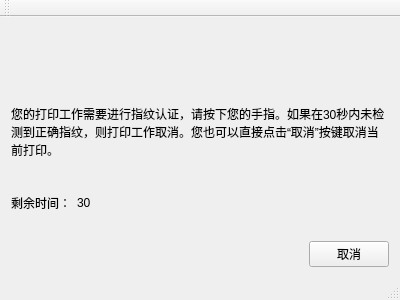
<?xml version="1.0" encoding="UTF-8"?>
<ui version="4.0">
 <class>MainWindow</class>
 <widget class="QMainWindow" name="MainWindow">
  <property name="geometry">
   <rect>
    <x>0</x>
    <y>0</y>
    <width>400</width>
    <height>300</height>
   </rect>
  </property>
  <property name="windowTitle">
   <string>MainWindow</string>
  </property>
  <widget class="QWidget" name="centralWidget">
   <layout class="QVBoxLayout" name="verticalLayout" stretch="1,0">
    <item>
     <layout class="QVBoxLayout" name="verticalLayout_2">
      <item alignment="Qt::AlignHCenter">
       <widget class="QLabel" name="label_gif">
        <property name="text">
         <string/>
        </property>
        <property name="scaledContents">
         <bool>true</bool>
        </property>
       </widget>
      </item>
      <item>
       <widget class="QLabel" name="label">
        <property name="text">
         <string>您的打印工作需要进行指纹认证，请按下您的手指。如果在30秒内未检测到正确指纹，则打印工作取消。您也可以直接点击“取消”按键取消当前打印。</string>
        </property>
        <property name="wordWrap">
         <bool>true</bool>
        </property>
       </widget>
      </item>
      <item>
       <layout class="QHBoxLayout" name="horizontalLayout">
        <item>
         <widget class="QLabel" name="label_2">
          <property name="text">
           <string>剩余时间：</string>
          </property>
         </widget>
        </item>
        <item>
         <widget class="QLabel" name="label_timeval">
          <property name="text">
           <string>30</string>
          </property>
         </widget>
        </item>
        <item>
         <spacer name="horizontalSpacer">
          <property name="orientation">
           <enum>Qt::Horizontal</enum>
          </property>
          <property name="sizeHint" stdset="0">
           <size>
            <width>40</width>
            <height>20</height>
           </size>
          </property>
         </spacer>
        </item>
       </layout>
      </item>
     </layout>
    </item>
    <item>
     <layout class="QHBoxLayout" name="horizontalLayout_2">
      <item>
       <spacer name="horizontalSpacer_2">
        <property name="orientation">
         <enum>Qt::Horizontal</enum>
        </property>
        <property name="sizeHint" stdset="0">
         <size>
          <width>40</width>
          <height>20</height>
         </size>
        </property>
       </spacer>
      </item>
      <item>
       <widget class="QPushButton" name="btn_cancel">
        <property name="text">
         <string>取消</string>
        </property>
       </widget>
      </item>
     </layout>
    </item>
   </layout>
  </widget>
  <widget class="QMenuBar" name="menuBar">
   <property name="geometry">
    <rect>
     <x>0</x>
     <y>0</y>
     <width>400</width>
     <height>22</height>
    </rect>
   </property>
  </widget>
  <widget class="QToolBar" name="mainToolBar">
   <attribute name="toolBarArea">
    <enum>TopToolBarArea</enum>
   </attribute>
   <attribute name="toolBarBreak">
    <bool>false</bool>
   </attribute>
  </widget>
  <widget class="QStatusBar" name="statusBar"/>
 </widget>
 <layoutdefault spacing="6" margin="11"/>
 <resources/>
 <connections>
  <connection>
   <sender>btn_cancel</sender>
   <signal>clicked()</signal>
   <receiver>MainWindow</receiver>
   <slot>close()</slot>
   <hints>
    <hint type="sourcelabel">
     <x>353</x>
     <y>250</y>
    </hint>
    <hint type="destinationlabel">
     <x>199</x>
     <y>149</y>
    </hint>
   </hints>
  </connection>
 </connections>
</ui>
